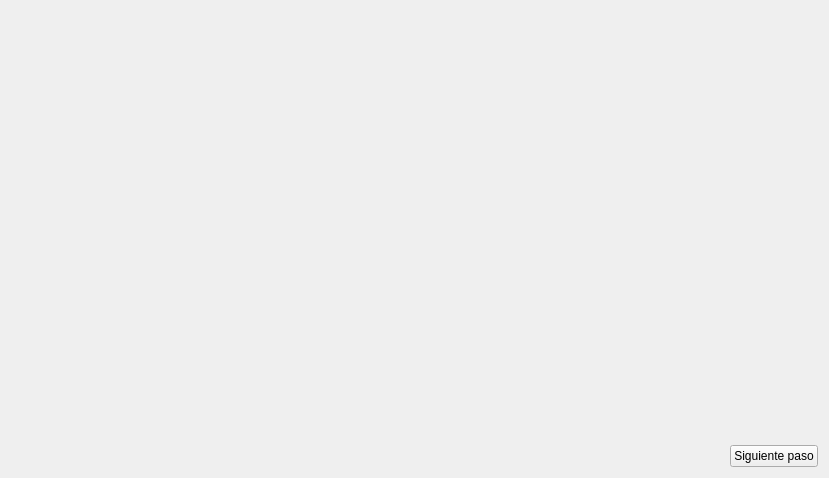
<?xml version="1.0" encoding="UTF-8"?>
<ui version="4.0">
 <class>WidgetTab</class>
 <widget class="QWidget" name="WidgetTab">
  <property name="geometry">
   <rect>
    <x>0</x>
    <y>0</y>
    <width>829</width>
    <height>478</height>
   </rect>
  </property>
  <property name="windowTitle">
   <string>Form</string>
  </property>
  <layout class="QGridLayout" name="gridLayout">
   <item row="0" column="0" colspan="2">
    <widget class="QWidget" name="widgetCentral" native="true">
     <property name="autoFillBackground">
      <bool>true</bool>
     </property>
    </widget>
   </item>
   <item row="1" column="0">
    <spacer name="horizontalSpacer">
     <property name="orientation">
      <enum>Qt::Horizontal</enum>
     </property>
     <property name="sizeHint" stdset="0">
      <size>
       <width>697</width>
       <height>20</height>
      </size>
     </property>
    </spacer>
   </item>
   <item row="1" column="1">
    <widget class="QPushButton" name="pushButtonNext">
     <property name="sizePolicy">
      <sizepolicy hsizetype="Fixed" vsizetype="Fixed">
       <horstretch>0</horstretch>
       <verstretch>0</verstretch>
      </sizepolicy>
     </property>
     <property name="text">
      <string>Siguiente paso</string>
     </property>
    </widget>
   </item>
  </layout>
 </widget>
 <resources/>
 <connections/>
</ui>
